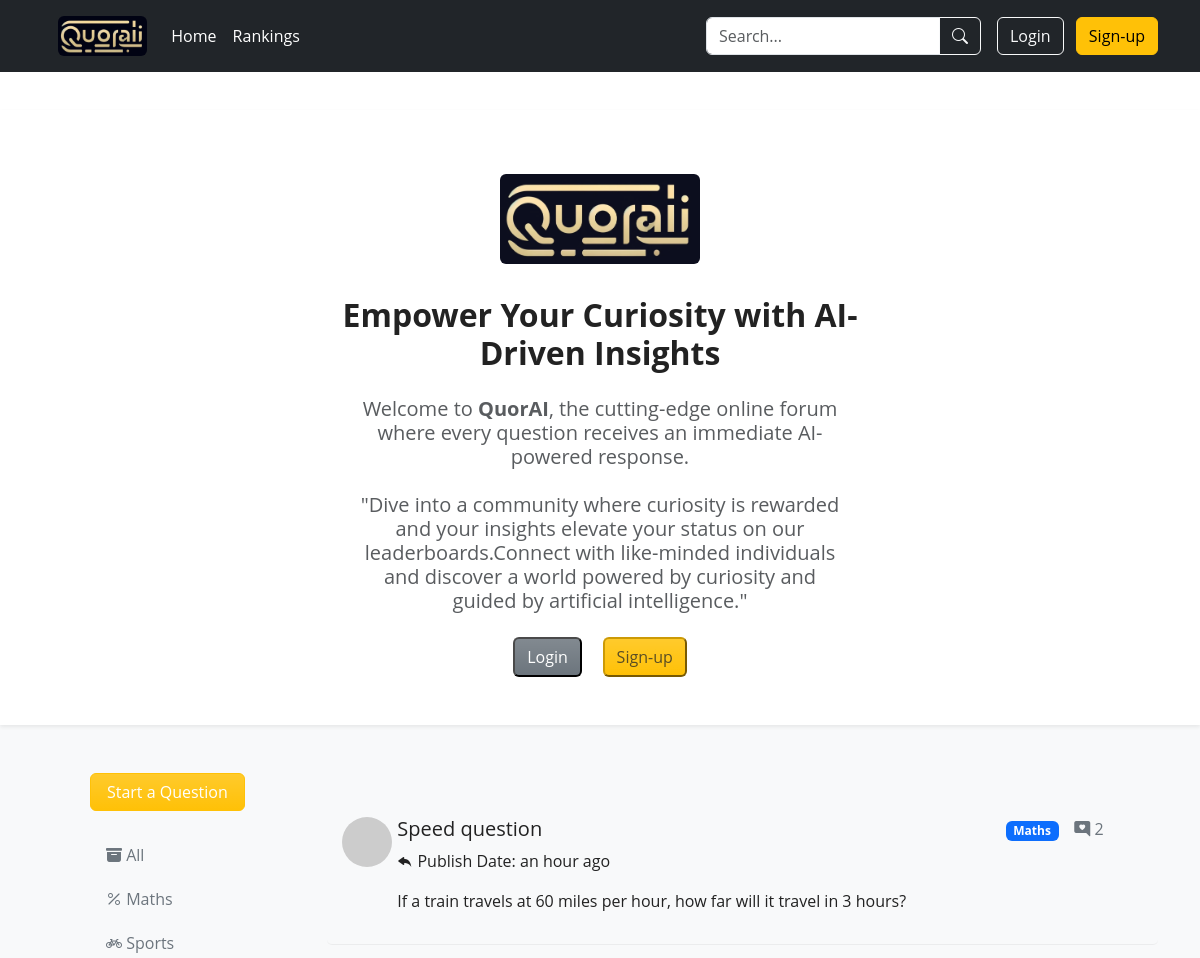
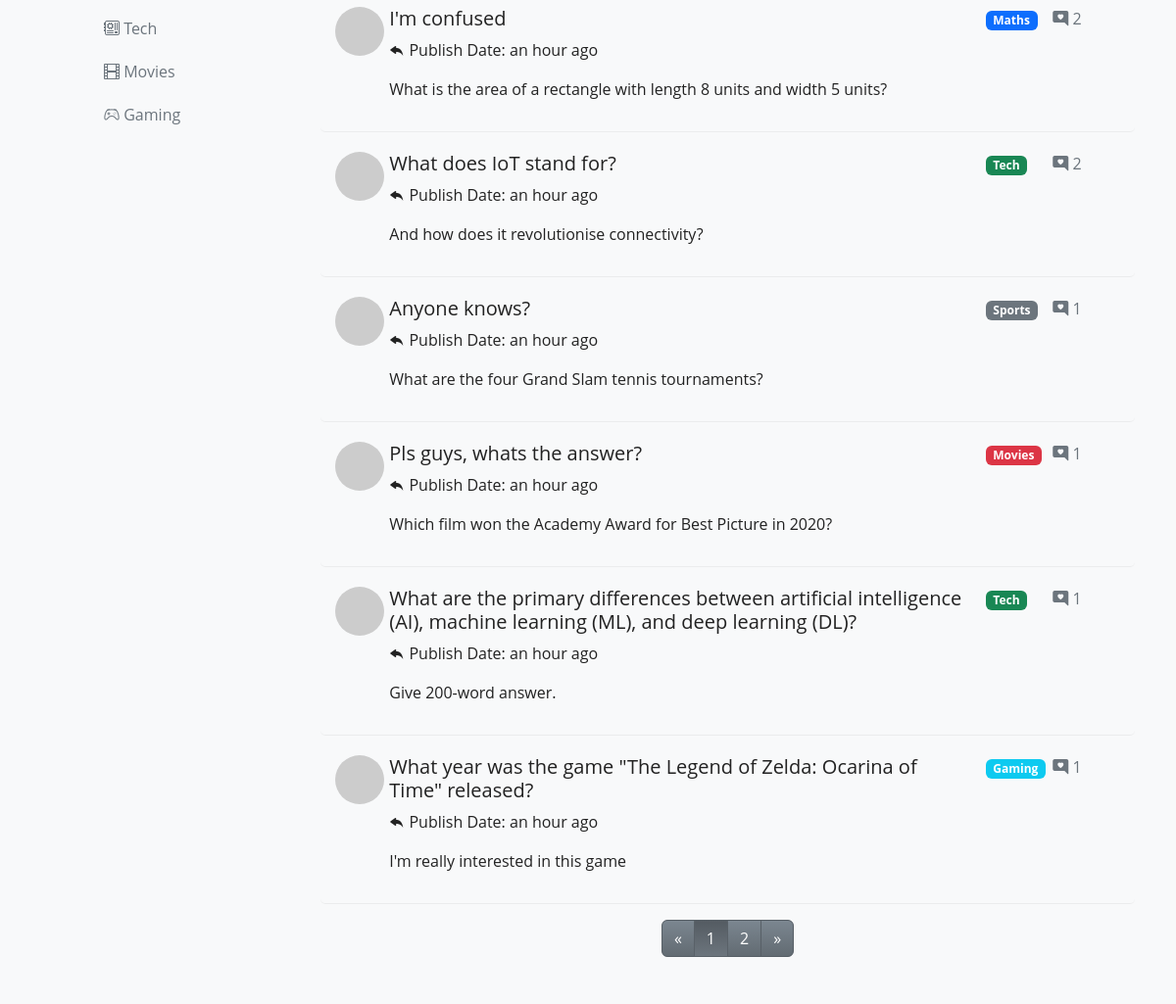
The page / on the database its author committed (2 pictures, top to bottom).
### app/models.py (models this page shows, shortened)
class Category(db.Model):
    id = db.Column(db.Integer, primary_key=True)
    name = db.Column(db.String(32), unique=True)
    iconClass = db.Column(db.String(32))
    posts = db.relationship('Post', backref='category', lazy='dynamic')

class Post(db.Model):
    id = db.Column(db.Integer, primary_key=True)
    title = db.Column(db.String(64))
    body = db.Column(db.String(1024))
    timestamp = db.Column(db.DateTime, index=True, default=datetime.now)
    author_id = db.Column(db.Integer, db.ForeignKey('user.id'), index=True)
    category_id = db.Column(db.Integer, db.ForeignKey('category.id'), index=True)
    comments = db.relationship('Comment', backref='post', lazy='dynamic')
    is_solved = db.Column(db.Boolean, default=False)

### app/routes.py (the view)
@app.route('/')
def index():
    page = request.args.get('page', 1, type=int)
    category_id = request.args.get('category')
    if category_id:
        paginate = Post.query.filter_by(
            category_id=category_id).paginate(page=page, per_page=7)
    else:
        paginate = Post.query.paginate(page=page, per_page=7)
    categories = Category.query.all()
    return render_template('index.html', user=current_user, categories=categories, paginate=paginate)

### app/templates/index.html (shortened to what this page needs)
{% extends "base.html" %}
{% block style %}
<link rel="stylesheet" href="{{ url_for('static', filename='css/index.css') }}" />
{% endblock %}
{% block main %}
<div class="bg-light">
    {% if not current_user.is_authenticated %}
    <div class="text-center bg-white pt-3 shadow-sm pb-5">
        <h1 class="danger-text pt-5 pb-4"><img alt="logo" src="{{ url_for('static', filename='img/4501715747379_.pic.jpg') }}" class="rounded index-logo" /></h1>
        <div class="col-md-6 offset-3">
            <h2><b>Empower Your Curiosity with AI-Driven Insights</b></h2>
            <h5 class="mt-4 mb-4 col-md-10 offset-1 text-muted">Welcome to <b>QuorAI</b>, the cutting-edge online forum where every question receives an immediate AI-powered response.</h5>
            <h5 class="mt-4 mb-4 col-md-10 offset-1 text-muted">"Dive into a community where curiosity is rewarded and your insights elevate your status on our leaderboards.Connect with like-minded individuals and discover a world powered by curiosity and guided by artificial intelligence."</h5>
        </div>
        <div>
            <a class="btn btn-secondary bg-gradient btn-large intro-btn-login" href="#" data-bs-toggle="modal" data-bs-target="#ModalToggle">Login</a>
            <a class="btn btn-warning bg-gradient btn-large intro-btn-signup text-muted" href="#" data-bs-toggle="modal" data-bs-target="#staticBackdrop">Sign-up</a>
       </div>
    </div>
    {% endif %}
    <div class="container mt-5">
        <div class="row clearfix">
            <div class="homepage-nav col-md-3 column">
                <a class="btn btn-warning bg-gradient text-white px-3 mx-5" href="{{ url_for('newDiscussion') }}">Start a
                    Question</a>
                <ul class="nav flex-column mt-4 mx-5">
                    <li class="nav-item mb-1">
                        <a class="nav-link text-secondary hover-orange" href= "/">
                            <i class="bi bi-archive-fill"></i>
                            <span class="Button-label">All</span>
                        </a>
                    </li>
                    {% for category in categories %}
                    <li class="nav-item mb-1">
                        <a class="nav-link text-secondary hover-orange" href="?category={{ category.id }}">
                            <i class="{{ category.iconClass }}"></i>
                            <span class="Button-label">{{ category.name }}</span>
                        </a>
                    </li>
                    {% endfor %}
                </ul>
            </div>
            <div class="homepage-results col-md-9 column">
                {% if paginate.total == 0 %}
                <h4 class="text-center mt-4 text-secondary">
                    No discussions found.
                </h4>
                {% else %}
                <ul class="discussion-list list-unstyled mt-4">
                    {% for post in paginate.items %}
                    <li>
                        <div class="row clearfix">
                            <div class="col-md-10 column row clearfix">
                                <div class="col-md-1 column">
                                    <img alt="Avatar" src='https://robohash.org/{{ post.author.email }}' class="rounded-circle"
                                        style="width: 50px; height: 50px;" />
                                </div>
                                <div class="col-md-11">
                                    <h5>
                                        <a href="{{ url_for('postDetails', post_id=post.id) }}" style="text-decoration: none; color: inherit;" onmouseover="this.style.color='#007bff'" onmouseout="this.style.color='inherit'">{{ post.title }}</a>
                                    </h5>
                                    <p>
                                        <i class="bi bi-reply-fill"></i>
                                        Publish Date: <span id="humanTimestamp_{{ post.id }}"></span>
                                    </p>
                                    <p>
                                        {{ post.body }}
                                    </p>
                                </div>
                            </div>
                            <div class="col-md-2 column">
                                <div class="row clearfix">
                                    <div class="col-md-6 column">
                                        <span class="badge category-tag" data-category-id="{{ post.category.id }}">{{ post.category.name }}</span>
                                    </div>
                                    <div class="col-md-6 column text-secondary">
                                        <p>
                                            <i class="bi bi-chat-right-heart-fill"></i>
                                            {{ post.comments.all()|length }}
                                        </p>
                                    </div>
                                </div>
                            </div>
                        </div>
                    </li>
                    {% endfor %}
                </ul>
                <ul class="pagination justify-content-center mb-5">
                    <li {% if not paginate.has_prev %}class="page-item disabled" {% else %}class="page-item" {% endif %}><a
                            class="page-link" href="{{ url_for('index') }}?page={{ paginate.prev_num }}"
                            aria-label="Previous"><span aria-hidden="true">&laquo;</span></a></li>
                    {% for num in range(1, paginate.pages+1) %}
                    <li {% if num==paginate.page %}class="page-item active" {% else %}class="page-item" {% endif %}><a
                            class="page-link" href="{{ url_for('index') }}?page={{ num }}">{{ num }}</a></li>
                    {% endfor %}
                    <li {% if not paginate.has_next %}class="page-item disabled" {% else %}class="page-item" {% endif %}><a
                            class="page-link" href="{{ url_for('index') }}?page={{ paginate.next_num }}"
                            aria-label="Next"><span aria-hidden="true">&raquo;</span></a></li>
                </ul>
                {% endif %}
            </div>
        </div>
    </div>
</div>
{% endblock %}

### app/static/css/base.css (style rules this page uses)
* { box-sizing: border-box; margin: 0; padding: 0; }
body { font-family: 'Open Sans', sans-serif; color: #222; overflow-x: hidden; }

### app/static/css/index.css (style rules this page uses)
.discussion-list li { padding: 20px 15px 15px 15px; border-bottom: 1px solid #9f9f9f24; border-radius: 5px; transition: all 0.2s ease-in-out; }
.pagination .page-link { color: #fff; background-color: #6c757d; background-image: linear-gradient(180deg, #7b8690, #626b72); border: 1px solid #575f66; transition: all 0.2s; }
.pagination .page-item.active .page-link { background-color: #545b62; background-image: linear-gradient(180deg, #545b62, #6c757d); border-color: #596168; }
.index-logo { height: 90px; opacity: 0.95; filter: blur(0.1px); }
.intro-btn-login { border: 2px outset #4a4a4a; }
.intro-btn-signup { border: 2px outset #cc9a06; }

### rows shown on the page
Category: name "Maths"
Category: name "Sports"
Category: name "Tech"
Category: name "Movies"
Category: name "Gaming"
Post: title "Speed question", body "If a train travels at 60 miles per hour, how far will it travel in 3 hours?", category.name "Maths", comments.all|length "2"
Post: title "I'm confused", body "What is the area of a rectangle with length 8 units and width 5 units?", category.name "Maths", comments.all|length "2"
Post: title "What does IoT stand for?", body "And how does it revolutionise connectivity?", category.name "Tech", comments.all|length "2"
Post: title "Anyone knows?", body "What are the four Grand Slam tennis tournaments?", category.name "Sports", comments.all|length "1"
Post: title "Pls guys, whats the answer?", body "Which film won the Academy Award for Best Picture in 2020?", category.name "Movies", comments.all|length "1"
Post: title "What are the primary differences between artificial intelligence (AI), machine learning (ML), and deep learning (DL)?", body "Give 200-word answer.", category.name "Tech", comments.all|length "1"
Post: title "What year was the game \"The Legend of Zelda: Ocarina of Time\" released?", body "I'm really interested in this game", category.name "Gaming", comments.all|length "1"

### other values the page prints
{{ num }} "1" "2"
